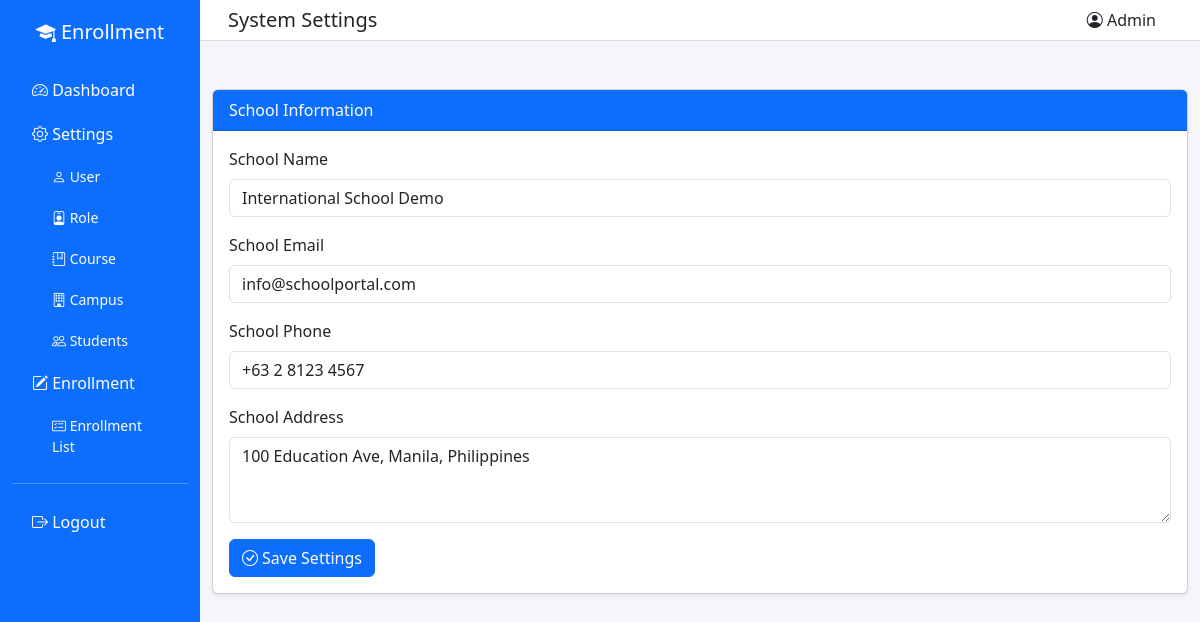
/frontend/settings.php (signed in), run on the app's committed database.
### tables this page shows
CREATE TABLE `settings` (
  `settingsID` int(11) NOT NULL AUTO_INCREMENT,
  `schoolName` varchar(150) NOT NULL,
  `schoolEmail` varchar(120) NOT NULL,
  `schoolPhone` varchar(30) NOT NULL,
  `schoolAddress` varchar(255) NOT NULL,
  `dateCreated` timestamp NOT NULL DEFAULT current_timestamp(),
  `dateUpdated` timestamp NOT NULL DEFAULT current_timestamp() ON UPDATE current_timestamp(),
  `dateDeleted` date DEFAULT NULL,
  PRIMARY KEY (`settingsID`)
);

### frontend/settings.php (the view, shortened to what this page needs)
<?php
require_once '../backend/database.php';
$settings = mysqli_query($conn, "SELECT * FROM settings WHERE settingsID = 1 AND dateDeleted IS NULL");
$row = mysqli_fetch_assoc($settings);
?>
<!DOCTYPE html>
<html lang="en">
<head>
<link href="https://cdn.jsdelivr.net/npm/bootstrap@5.3.2/dist/css/bootstrap.min.css" rel="stylesheet">
<link rel="stylesheet" href="https://cdn.jsdelivr.net/npm/bootstrap-icons@1.11.1/font/bootstrap-icons.css">
</head>
<body>
<div class="container-fluid">
<div class="row">
<?php include "nav.php"; ?>
<div class="col-md-10 p-0">
<nav class="navbar navbar-expand-lg topbar px-3">
<div class="container-fluid">
<h5 class="mb-0">System Settings</h5>
<div class="ms-auto"><span class="me-3"><i class="bi bi-person-circle"></i> Admin</span></div>
</div>
</nav>
<div class="container mt-5">
<div class="card shadow-sm">
<div class="card-header bg-primary text-white">School Information</div>
<div class="card-body">
<form method="POST" action="../backend/settingsAuth.php">
<div class="mb-3">
<label class="form-label">School Name</label>
<input type="text" name="schoolName" class="form-control" value="<?php echo isset($row['schoolName']) ? $row['schoolName'] : ''; ?>" placeholder="Enter school name" required>
</div>
<div class="mb-3">
<label class="form-label">School Email</label>
<input type="email" name="schoolEmail" class="form-control" value="<?php echo isset($row['schoolEmail']) ? $row['schoolEmail'] : ''; ?>" placeholder="Enter school email" required>
</div>
<div class="mb-3">
<label class="form-label">School Phone</label>
<input type="text" name="schoolPhone" class="form-control" value="<?php echo isset($row['schoolPhone']) ? $row['schoolPhone'] : ''; ?>" placeholder="Enter school phone number" required>
</div>
<div class="mb-3">
<label class="form-label">School Address</label>
<textarea name="schoolAddress" class="form-control" rows="3" placeholder="Enter school address" required><?php echo isset($row['schoolAddress']) ? $row['schoolAddress'] : ''; ?></textarea>
</div>
<button type="submit" name="saveSettings" class="btn btn-primary"><i class="bi bi-check-circle me-1"></i>Save Settings</button>
</form>
</div>
</div>
</div>
</div>
</div>
</div>
</body>
</html>

### frontend/settings.php (style rules this page uses)
body { background:#f5f6fa; }
.topbar { background:white;border-bottom:1px solid #ddd; }

### data on the page
settings: schoolName "International School Demo", schoolEmail "info@schoolportal.com", schoolPhone "+63 2 8123 4567", schoolAddress "100 Education Ave, Manila, Philippines"
